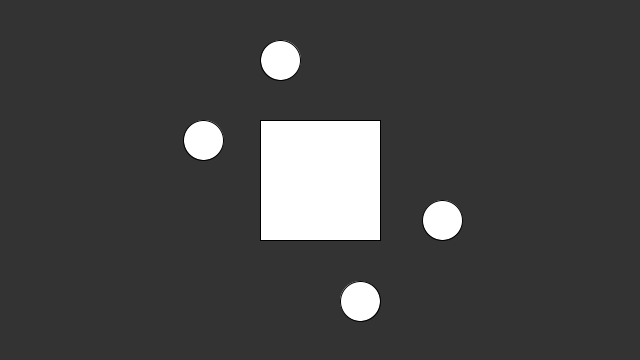
Frame 1 (no input)
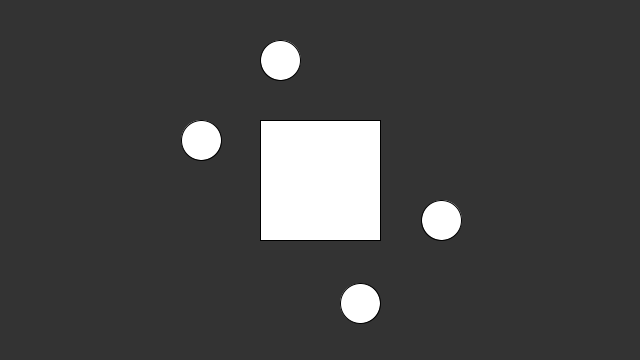
Frame 60 (the mouse pressed at the canvas centre just before this capture)
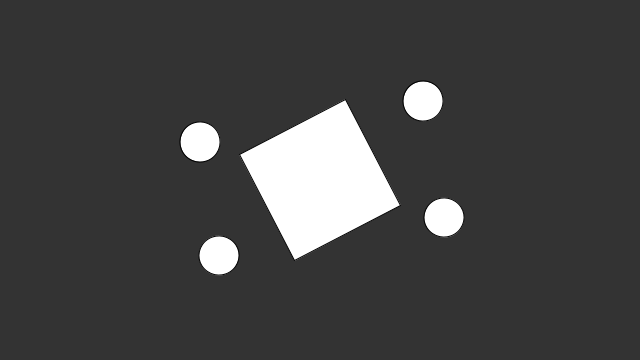
Frame 120 (the mouse held since frame 60 and released just before this capture)

The Processing sketch that drew these frames (run headless with seeded random() and noise(); from frame 60 on, the mouse is pressed at the canvas centre):

// Processing sketch: adjective_MateoJuliaWise
// ── adjective_MateoJuliaWise.pde

float x;

void setup() {
  size(640, 360);

  fill(255);
  rectMode(CENTER);
  ellipseMode(CORNER);
  frameRate(100);
}

void draw() {
  background(51);


  translate(width/2, height/2);
  rotate(x);//speed of rotation 
  drawobjects();  

  if (mousePressed) {
    x = x+.02;// base speed 
    if(mouseX<360 ){//if in center goes faster need to find a way to include mouseX
      x = x+ random(.05);
  }
  }
}

void drawobjects() {// draws the objects 
  rect(0, 0, 120, 120); 
  rotate(x);
  ellipse(random(4)+100, 20, 40, 40);
  ellipse(20, random(4)+100, 40, 40);

  ellipse(random(4)-140, -60, 40, 40);
  ellipse(random(4)-60, -140, 40, 40);
}
